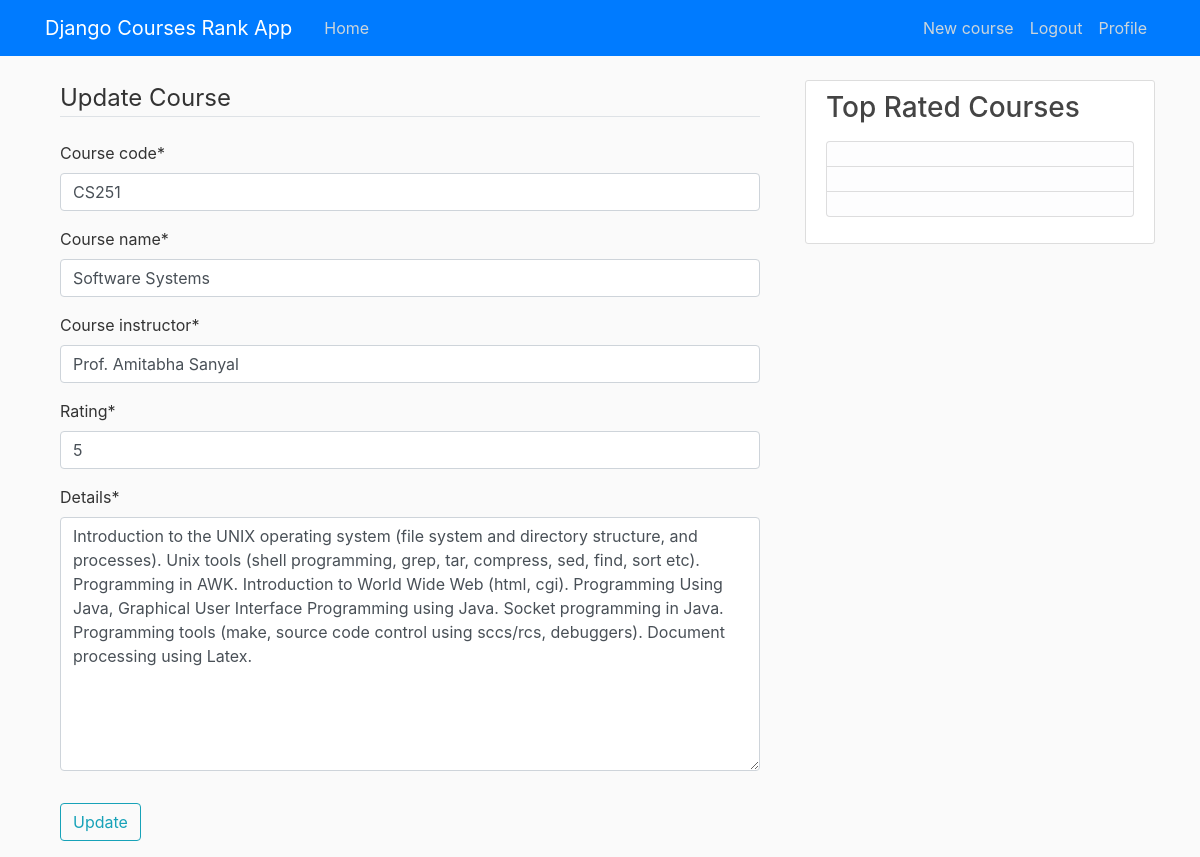
The page /course/5/update/ (signed in) on the database its author committed.
### courses/models.py (models this page shows, shortened)
class Course(models.Model):
    course_name = models.CharField(max_length=40)
    course_instructor = models.CharField(max_length=50, default="")
    course_code = models.CharField(max_length=50)
    details = models.TextField()
    rating = models.IntegerField(default = 0)
    course_likes = models.ManyToManyField(User, related_name='likes', blank = True)
    course_dislikes = models.ManyToManyField(User, related_name='dislikes', blank = True)

### courses/views.py (the view)
# urls.py: path('course/<int:pk>/update/', CourseUpdateView.as_view(), name = "courses_update"),
class CourseUpdateView(LoginRequiredMixin, UserPassesTestMixin, UpdateView):
    model = Course
    template_name = "courses/course_update.html"
    fields = []
    def test_func(self):
        if self.request.user.is_superuser:
            self.fields = ['course_code', 'course_name', 'course_instructor', 'rating', 'details']
        return True

### courses/templates/courses/course_update.html (shortened to what this page needs)
{% extends "courses/base.html" %}
{% load crispy_forms_tags %}
{% block content %}
    <div class = "container">
        <form method="POST">
            <fieldset class = "form-group">
                <legend class = "border-bottom mb-4">
                    Update Course
                </legend>
                {{ form|crispy }}
            </fieldset>
            <div class = "form-group">
                <button class = "btn btn-outline-info" type = "submit">
                    Update
                </button>
            </div>
        </form>
    </div>
{% endblock content %}

### courses/static/courses/main.css (style rules this page uses)
body { background: #fafafa; color: #333333; margin-top: 5rem; }

### rows shown on the page
Course: course_code "CS251", course_name "Software Systems", course_instructor "Prof. Amitabha Sanyal", rating "5", details "Introduction to the UNIX operating system (file system and directory structure, and processes). Unix tools (shell programming, grep, tar, compress, sed, find, sort etc). Programming in AWK. Introduction to World Wide Web (html, cgi). Programming Using Java, Graphical User Interface Programming using Java. Socket programming in Java. Programming tools (make, source code control using sccs/rcs, debuggers). Document processing using Latex."
